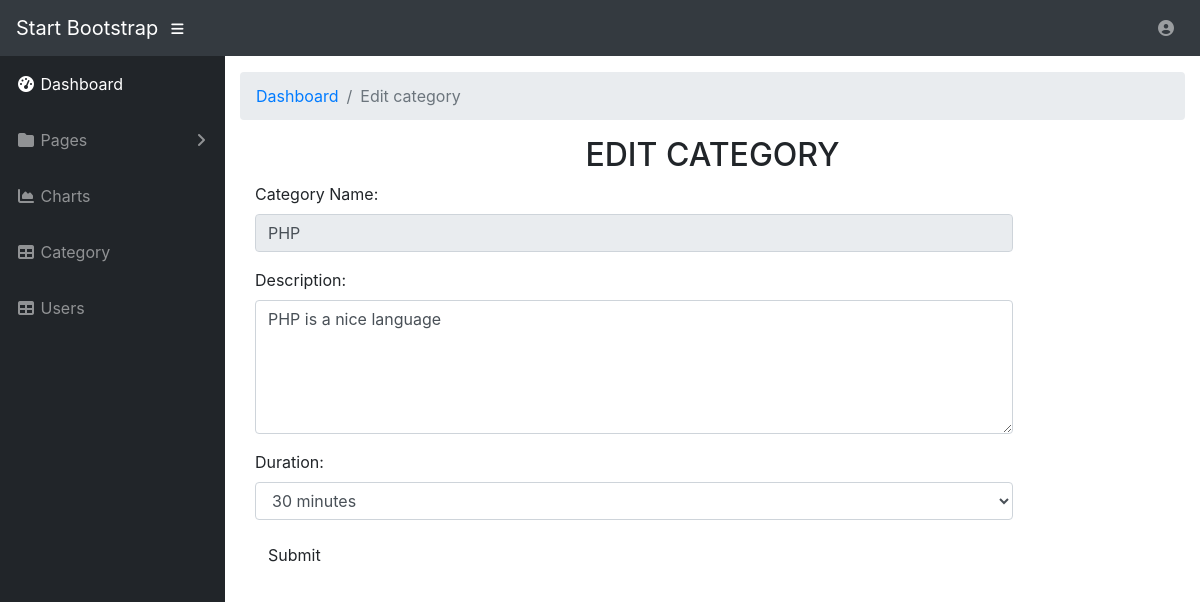
The app's page /edit-category.php?id=1 (signed in) with its own data.
### tables this page shows
CREATE TABLE `category` (
  `id` int(11) NOT NULL,
  `category_name` varchar(100) NOT NULL,
  `category_des` text NOT NULL,
  `time` decimal(2,1) NOT NULL,
  `created_at` timestamp NOT NULL DEFAULT CURRENT_TIMESTAMP,
  `updated_at` timestamp NOT NULL DEFAULT CURRENT_TIMESTAMP ON UPDATE CURRENT_TIMESTAMP
);

### edit-category.php (the view, shortened to what this page needs)
<?php
include "con.php";
if (isset($_SESSION["username"]) || isset($_COOKIE["username"])) {?>
<!DOCTYPE html>
<html lang="en">
  <head>
    <link href="vendor/bootstrap/css/bootstrap.min.css" rel="stylesheet">
    <link href="vendor/fontawesome-free/css/all.min.css" rel="stylesheet" type="text/css">
    <link href="vendor/datatables/dataTables.bootstrap4.css" rel="stylesheet">
    <link href="css/sb-admin.css" rel="stylesheet">
  </head>
  <body id="page-top">
    <nav class="navbar navbar-expand navbar-dark bg-dark static-top">
      <a class="navbar-brand mr-1" href="index.php">Start Bootstrap</a>
      <button class="btn btn-link btn-sm text-white order-1 order-sm-0" id="sidebarToggle" href="#">
        <i class="fas fa-bars"></i>
      </button>
      <ul class="navbar-nav ml-auto ml-md-0">
        <li class="nav-item dropdown no-arrow">
          <a class="nav-link dropdown-toggle" href="#" id="userDropdown" role="button" data-toggle="dropdown" aria-haspopup="true" aria-expanded="false">
            <i class="fas fa-user-circle fa-fw"></i>
          </a>
        </li>
      </ul>
    </nav>
    <div id="wrapper">
      <ul class="sidebar navbar-nav">
        <li class="nav-item active">
          <a class="nav-link" href="index.php">
            <i class="fas fa-fw fa-tachometer-alt"></i>
            <span>Dashboard</span>
          </a>
        </li>
        <li class="nav-item dropdown">
          <a class="nav-link dropdown-toggle" href="#" id="pagesDropdown" role="button" data-toggle="dropdown" aria-haspopup="true" aria-expanded="false">
            <i class="fas fa-fw fa-folder"></i>
            <span>Pages</span>
          </a>
        </li>
        <li class="nav-item">
          <a class="nav-link" href="charts.html">
            <i class="fas fa-fw fa-chart-area"></i>
            <span>Charts</span></a>
        </li>
        <li class="nav-item">
          <a class="nav-link" href="category.php">
            <i class="fas fa-fw fa-table"></i>
            <span>Category</span></a>
        </li>
        <li class="nav-item">
          <a class="nav-link" href="usermanagement.php">
            <i class="fas fa-fw fa-table"></i>
            <span>Users</span></a>
        </li>
      </ul>
      <div id="content-wrapper">
        <div class="container">
          <ol class="breadcrumb">
            <li class="breadcrumb-item">
              <a href="#">Dashboard</a>
            </li>
            <li class="breadcrumb-item active">Edit category</li>
          </ol>
 <h2 style="text-align: center">EDIT CATEGORY</h2>
         <?php $query="select id,category_name,category_des,time from category where id='".$_REQUEST['id']."'";
         $result=mysqli_query($con,$query);
         $arr=mysqli_fetch_array($result,MYSQLI_BOTH);
         ?>
   <form class="form-horizontal" action="update-category.php" method="post">
  <div class="form-group">
    <label class=" col-sm-2" for="name">Category Name:</label>
    <div class="col-sm-10">
      <input type="text" class="form-control" id="name" name="name" placeholder="Category name" value="<?php echo $arr['category_name']?>" readonly>
    </div>
  </div>
  <div class="form-group">
    <label class="control-label col-sm-2" for="des">Description:</label>
    <div class="col-sm-10">
      <textarea class="form-control" rows="5" id="description" name="description" placeholder="Category description" ><?php echo $arr['category_des']; ?></textarea>
    </div>
  </div>
  <div class="form-group">
      <label class="control-label col-sm-2" for="time">Duration:</label>
      <div class="col-sm-10">
      <select class="form-control" id="time" name="time">
        <option <?php if($arr['time']=="0.5") echo "selected"; ?> value="0.5">30 minutes</option>
      </select>
  </div>
  </div>
  <div class="form-group">
    <div class="col-sm-offset-2 col-sm-10">
      <input  type="submit" class="btn btn-default" style="display:block;" name="add-btn"value="Submit">
    </div>
  </div>
</form>
        </div>
      </div>
    </div>
  </body>
</html>
<?php }
else
  {
    header("Location: admin-login.php");
  }?>

### css/sb-admin.css (style rules this page uses)
html { position: relative; min-height: 100%; }
body { height: 100%; }
#wrapper { display: -webkit-box; display: -ms-flexbox; display: flex; }
#wrapper #content-wrapper { overflow-x: hidden; width: 100%; padding-top: 1rem; padding-bottom: 80px; }
.navbar-nav .nav-item.active .nav-link { color: #fff; }
.navbar-nav .nav-item.dropdown .dropdown-toggle::after { width: 1rem; text-align: center; float: right; vertical-align: 0; border: 0; font-weight: 900; content: '\f105'; font-family: 'Font Awesome 5 Free'; }
.navbar-nav .nav-item.dropdown.no-arrow .dropdown-toggle::after { display: none; }
.sidebar { width: 90px !important; background-color: #212529; min-height: calc(100vh - 56px); }
.sidebar .nav-item:last-child { margin-bottom: 1rem; }
.sidebar .nav-item .nav-link { text-align: center; padding: 0.75rem 1rem; width: 90px; }
.sidebar .nav-item .nav-link span { font-size: 0.65rem; display: block; }
.sidebar .nav-item.dropdown .dropdown-toggle::after { display: none; }
.sidebar .nav-item .nav-link { color: rgba(255, 255, 255, 0.5); }
@media (min-width: 768px) { .sidebar { width: 225px !important; } }
@media (min-width: 768px) { .sidebar .nav-item .nav-link { display: block; width: 100%; text-align: left; padding: 1rem; width: 225px; } }
@media (min-width: 768px) { .sidebar .nav-item .nav-link span { font-size: 1rem; display: inline; } }
@media (min-width: 768px) { .sidebar .nav-item.dropdown .dropdown-toggle::after { display: block; } }
:root { --input-padding-x: 0.75rem; --input-padding-y: 0.75rem; }

### records on screen
category: name "PHP", description "PHP is a nice language", time "30 minutes"
